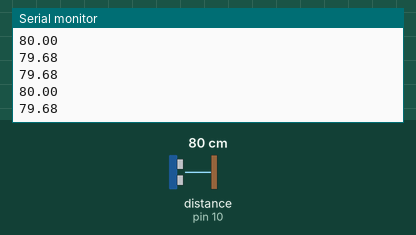
Recording of a sketch running on a simulated Arduino Uno, built with avr-gcc and run on an emulated ATmega328P. Parts: the last lines printed to the serial monitor. Wiring (inferred from the names in the program): ultrasonic range finder: trigger pin 11; echo pin 10. Inputs (shaded band) come from the test bench; at power-on: distance to the obstacle (sensor on pin 10) 80 cm. The echo pulse lasts 58.3 µs per cm.

Above: at 1.2 s.
1.3 s: distance to the obstacle (sensor on pin 10) set to 2 cm
At 1.42 s:
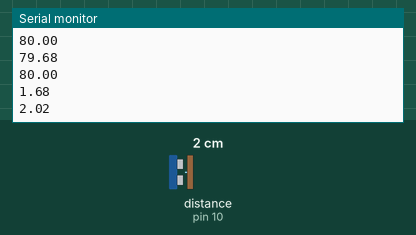
2.8 s: distance to the obstacle (sensor on pin 10) set to 4 cm
At 2.84 s:
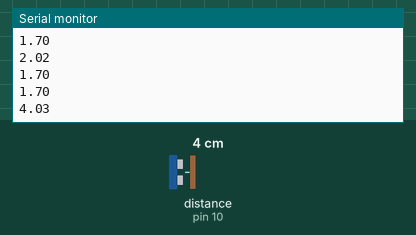
Timing chart, 0 to 5.8 s (numbered marks = the images above; inputs shaded):
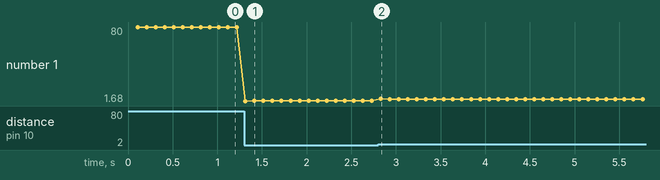

Measured:
- after the input at 1.3 s, the serial monitor: prints a new line at once (image 1)
- after the input at 2.8 s, the serial monitor: prints a new line at once (image 2)
- plotted number 1: 80 → 1.7 after the input at 1.3 s, 1.7 → 3.7 after the input at 2.8 s

The sketch:

medidorDistancia-probando.ino
```cpp
// C++ code
//

const int triggerPin = 11;
const int echoPin = 10;

unsigned long current_time = 0;
unsigned long previus_time = 0;

const long interval=100;


void setup()
{
  Serial.begin(9600);
  pinMode(triggerPin, OUTPUT);
  pinMode(echoPin, INPUT);
}

void loop()
{
  current_time = millis();

  if(current_time - previus_time > interval){
    previus_time = current_time;
    float cm = measuringdistance();
    Serial.println(cm);
  }
}
float measuringdistance(){
	float duration, distance;
  digitalWrite(triggerPin, LOW);
  delayMicroseconds(5);

  digitalWrite(triggerPin, HIGH);
  delayMicroseconds(10);
  digitalWrite(triggerPin, LOW);

  duration = pulseIn(echoPin, HIGH, 15000);

  distance = duration * 0.01715;

  return distance;
}
```
